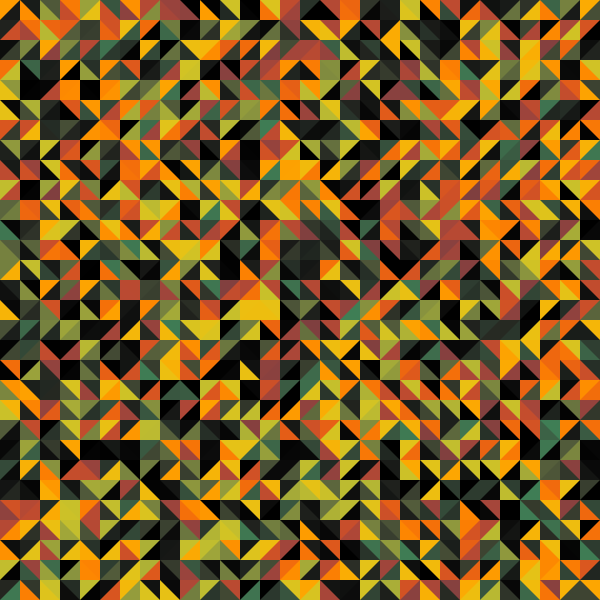
Frame 1 (no input)
Frame 60 (the mouse pressed at the canvas centre just before this capture): identical to frame 1, image omitted
Frame 120 (the mouse held since frame 60 and released just before this capture): identical to frame 1, image omitted

The Processing sketch that drew this single still picture (run headless with seeded random() and noise(); from frame 60 on, the mouse is pressed at the canvas centre):

// Processing sketch: pumpkin
// ── pumpkin.pde
// 色パレットの例
// かぼちゃを思わせる配色

void setup() {
  size(600, 600);

  // 色空間はHSB
  colorMode(HSB);
  noStroke();

  // 2重のfor文でグリッドを描く
  for (int iy = 0; iy < 30; iy++) {
    for (int ix = 0; ix < 30; ix++) {
      float h = random(0, 100);
      // 色相をもとに彩度を計算
      // 三角関数を通して、緑あたりの彩度を落とす（半分適当）
      float s = map(
        sin(map(h, 0, 100, 0, 2 * PI)),
        -1, +1,
        0, 255
      );
      float b = s;
      fill(h, s, b);

      rect(
        ix * 20, iy * 20,
        20, 20
      );

      // 三角形の色も同様に決める
      h = random(0, 100);
      s = map(
        sin(map(h, 0, 100, 0, 2 * PI)),
        -1, +1,
        0, 255
      );
      b = s;
      fill(h, s, b);
      // ランダムな向きで三角形を描く
      if (random(0, 100) < 50) {
        triangle(
          ix * 20, iy * 20,
          ix * 20 + 20, iy * 20,
          ix * 20 + 20, iy * 20 + 20
        );
      } else {
        triangle(
          ix * 20, iy * 20,
          ix * 20, iy * 20 + 20,
          ix * 20 + 20, iy * 20
        );
      }
    }
  }
}

void draw() {
}

// クリックしたとき、キャンバスを画像として保存
void mousePressed() {
  save("grid-pumpkin.png");
}
